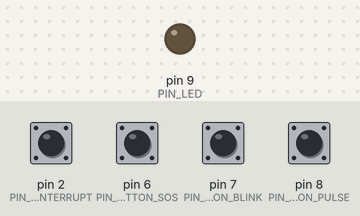
Simulated run of this sketch. Board: Arduino Uno, built with avr-gcc and run on an emulated ATmega328P. Parts: output pins drawn as LEDs (lit = HIGH). Dashed ring = blinking. The test bench sets the inputs (shaded band); at power-on: pin 2 (PIN_BUTTON_INTERRUPT), pin 6 (PIN_BUTTON_SOS), pin 7 (PIN_BUTTON_BLINK), pin 8 (PIN_BUTTON_PULSE) HIGH.

Above: at 1.2 s.
1.3 s: pin 6 (PIN_BUTTON_SOS) pulled LOW for 0.15 s
At 2.35 s:
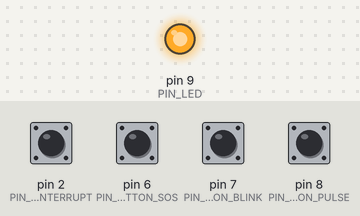
4.3 s: pin 8 (PIN_BUTTON_PULSE) pulled LOW for 1 s
7.8 s: pin 7 (PIN_BUTTON_BLINK) pulled LOW for 0.15 s
At 8.05 s:
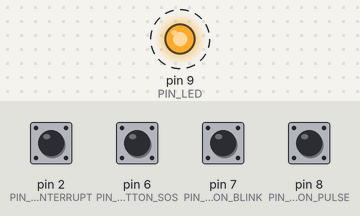
10.8 s: pin 8 (PIN_BUTTON_PULSE) pulled LOW for 0.15 s
At 11.25 s:
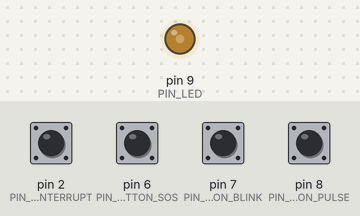
13.8 s: pin 6 (PIN_BUTTON_SOS) pulled LOW for 1 s
At 16.6 s:
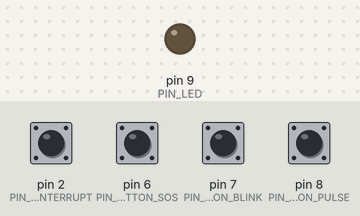
16.8 s: pin 2 (PIN_BUTTON_INTERRUPT) pulled LOW for 0.15 s
At 17.7 s:
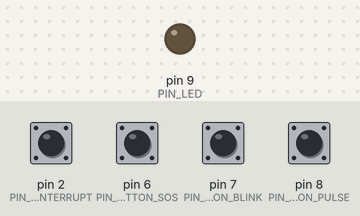
Timing chart, 0 to 19.4 s (numbered marks = the images above; inputs shaded):
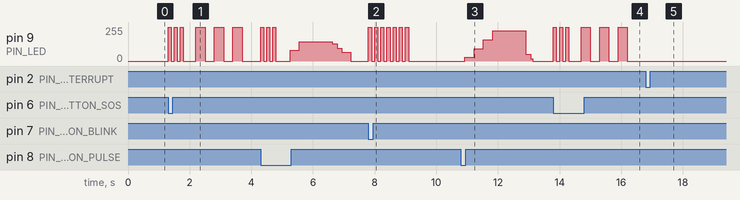

Measured:
- after the input at 1.3 s, pin 9 (PIN_LED): 0/255 → 255/255 at once, → 0/255 0.10 s later, → 255/255 0.10 s later, → 0/255 0.10 s later, … (12 changes in this stretch)
- after the input at 7.8 s, pin 9 (PIN_LED): alternates 255/255 for 0.10 s and 0/255 for 0.10 s, 14 changes in all, then stays 0/255, starting at once
- after the input at 10.8 s, pin 9 (PIN_LED): rises from 0/255 to 226/255 in 0.91 s, then falls to 0/255 in 1.3 s
- after the input at 13.8 s, pin 9 (PIN_LED): 0/255 → 255/255 at once, → 0/255 0.10 s later, → 255/255 0.10 s later, → 0/255 0.10 s later, … (12 changes in this stretch)
- after the input at 16.8 s, pin 9 (PIN_LED): stops changing and stays 0/255

The sketch:

IRQ+Memoria.ino
```cpp
#define PIN_BUTTON_INTERRUPT 2
#define PIN_BUTTON_SOS 6
#define PIN_BUTTON_BLINK 7
#define PIN_BUTTON_PULSE 8
#define PIN_LED 9
#define DELAY_SLOW 300
#define DELAY_FAST 100

typedef enum {
    SEQUENCE_NONE,
    SEQUENCE_SOS,
    SEQUENCE_BLINK,
    SEQUENCE_PULSE
} Sequence;

typedef enum {
    PROGRAM_RUNNING,
    PROGRAM_PAUSED,
    PROGRAM_RESUMING
} ProgramState;

volatile Sequence currentSequence = SEQUENCE_NONE;
volatile ProgramState programState = PROGRAM_RUNNING;

void setup() {
    pinMode(PIN_BUTTON_INTERRUPT, INPUT_PULLUP);
    pinMode(PIN_BUTTON_SOS, INPUT_PULLUP);
    pinMode(PIN_BUTTON_BLINK, INPUT_PULLUP);
    pinMode(PIN_BUTTON_PULSE, INPUT_PULLUP);

    pinMode(PIN_LED, OUTPUT);

    attachInterrupt(digitalPinToInterrupt(PIN_BUTTON_INTERRUPT), interruptHandler, FALLING);
}

void loop() {
    switch (programState) {
        case PROGRAM_PAUSED:
            break;
        case PROGRAM_RESUMING:
            programState = PROGRAM_RUNNING;
            //executeCurrentSequence();
            break;
        case PROGRAM_RUNNING:
            if (digitalRead(PIN_BUTTON_SOS) == LOW) {
                currentSequence = SEQUENCE_SOS;
                executeCurrentSequence();
            }
            if (digitalRead(PIN_BUTTON_BLINK) == LOW) {
                currentSequence = SEQUENCE_BLINK;
                executeCurrentSequence();
            }
            if (digitalRead(PIN_BUTTON_PULSE) == LOW) {
                currentSequence = SEQUENCE_PULSE;
                executeCurrentSequence();
            }
            break;
    }
}

void delayWithStop(unsigned long ms) {
    unsigned long start = millis();
    while ((millis() - start < ms) && (programState == PROGRAM_RUNNING)) {
        delay(1);
    }
}

void writeSOS() {
    static int counter = 0;
    static int section = 0;

    if (section == 0) {
        for (; (counter < 3) && (programState == PROGRAM_RUNNING); counter++) {
            digitalWrite(PIN_LED, HIGH);
            delayWithStop(DELAY_FAST);
            digitalWrite(PIN_LED, LOW);
            delayWithStop(DELAY_FAST);
        }
        if (programState != PROGRAM_RUNNING) {
            return;
        }
        section = 1;
        counter = 0;
    }

    delayWithStop(DELAY_SLOW);
    if (programState != PROGRAM_RUNNING) {
        return;
    }

    if (section == 1) {
        for (; (counter < 3) && (programState == PROGRAM_RUNNING); counter++) {
            digitalWrite(PIN_LED, HIGH);
            delayWithStop(DELAY_SLOW);
            digitalWrite(PIN_LED, LOW);
            delayWithStop(DELAY_SLOW);
        }
        if (programState != PROGRAM_RUNNING) {
            return;
        }
        section = 2;
        counter = 0;
    }

    delayWithStop(DELAY_SLOW);
    if (programState != PROGRAM_RUNNING) {
        return;
    }

    if (section == 2) {
        for (; (counter < 3) && (programState == PROGRAM_RUNNING); counter++) {
            digitalWrite(PIN_LED, HIGH);
            delayWithStop(DELAY_FAST);
            digitalWrite(PIN_LED, LOW);
            delayWithStop(DELAY_FAST);
        }
        if (programState != PROGRAM_RUNNING) {
            return;
        }
        section = 0;
        counter = 0;
    }
}

void writeBlink() {
    static int counter = 0;

    for (; (counter < 7) && (programState == PROGRAM_RUNNING); counter++) {
        digitalWrite(PIN_LED, HIGH);
        delayWithStop(DELAY_FAST);
        digitalWrite(PIN_LED, LOW);
        delayWithStop(DELAY_FAST);
    }

    // Si no está pausado, quiere decir que la secuencia se termino completamente.
    // Por lo tanto, reinicia el estado del programa.
    if (programState == PROGRAM_RUNNING) {
        currentSequence = SEQUENCE_NONE;
        counter = 0;
    }
}

void writePulse() {
    static float value = 0.0;
    static int section = 0;

    float seconds = 1.5;
    float increment = 1.0 / seconds;

    if (section == 0) {
        for (; (value < 255.0) && (programState == PROGRAM_RUNNING); value += increment) {
            analogWrite(PIN_LED, (int)value);
            delayWithStop(1000 / 255);
        }
        if (programState != PROGRAM_RUNNING) {
            digitalWrite(PIN_LED, LOW);
            return;
        }
        section = 1;
    }

    if (section == 1) {
        for (; (value > 0.0) && (programState == PROGRAM_RUNNING); value -= increment) {
            analogWrite(PIN_LED, (int)value);
            delayWithStop(1000 / 255);
        }
        if (programState != PROGRAM_RUNNING) {
            digitalWrite(PIN_LED, LOW);
            return;
        }
        section = 0;
    }
}

void executeCurrentSequence() {
    switch (currentSequence) {
        case SEQUENCE_SOS:
            writeSOS();
            break;
        case SEQUENCE_BLINK:
            writeBlink();
            break;
        case SEQUENCE_PULSE:
            writePulse();
            break;
    }
}

void interruptHandler() {
    static unsigned long lastInterruptTime = 0;

    unsigned long interruptTime = millis();

    if (interruptTime - lastInterruptTime > 50) {
        // Race condition de mrd
        if (programState == PROGRAM_RUNNING) {
            programState = PROGRAM_PAUSED;
        }
        else if (programState == PROGRAM_PAUSED) {
            programState = PROGRAM_RESUMING;
        }

        lastInterruptTime = interruptTime;
    }
}
```
